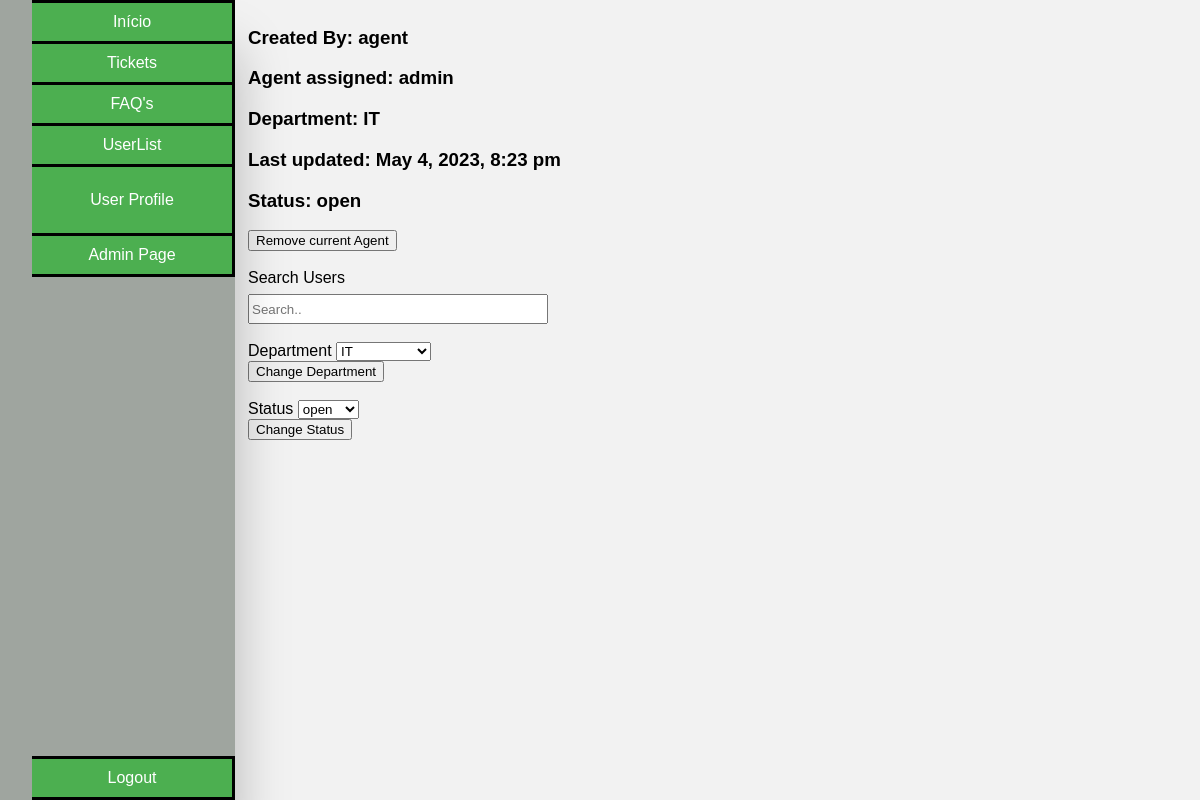
Before: /ticket_page.php?ticket_id=1 (signed in) with the older database file.
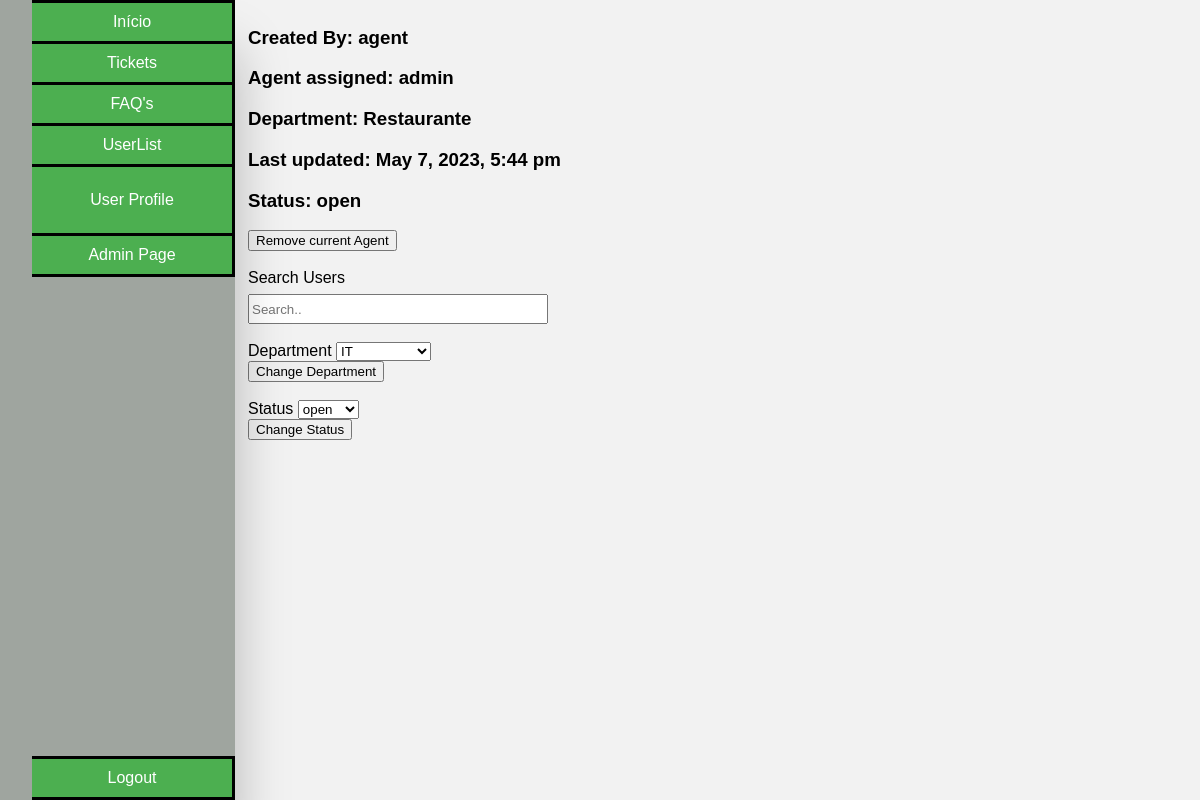
After: the same page with the newer database file.
### tables this page shows
CREATE TABLE department(
    id INTEGER PRIMARY KEY,
    name VARCHAR(50) NOT NULL
);

CREATE TABLE tickets(
    id INTEGER PRIMARY KEY,
    department_id INTEGER,
    client_id INTEGER,
    agent_id INTEGER,
    subject VARCHAR(200) NOT NULL,
    description TEXT NOT NULL,
    status VARCHAR(10) CHECK(status = 'open' or status = 'assigned' or status = 'closed') NOT NULL,
    priority VARCHAR(10) CHECK(priority = 'low' or priority = 'medium' or priority ='high') NOT NULL,
    created_at DATETIME NOT NULL,
    updated_at DATETIME,
    FOREIGN KEY (department_id) REFERENCES department(id),
    FOREIGN KEY (client_id) REFERENCES user(id),
    FOREIGN KEY (agent_id) REFERENCES user(id)
);

### functions.php (called while the page is built, shortened)
<?php
function searchUser($id){
    $db = getDatabaseConnection();
    $stmt = $db->prepare('SELECT * FROM user WHERE id = ?');
    $stmt->execute(array($id));
    return $stmt->fetch();
}
function searchDepartment($department_id){
    $db = getDatabaseConnection();
    $stmt = $db->prepare('SELECT * FROM department WHERE id = ?');
    $stmt->execute(array($department_id));
    $department = $stmt->fetch();
    return $department;
}
function getAllDepartments(){
    $db = getDatabaseConnection();
    $stmt = $db->prepare('SELECT * FROM department');
    $stmt->execute();
    $departments = $stmt->fetchAll();
    return $departments;
}
?>

### ticket_page.php (the view, shortened to what this page needs)
<?php
require_once('functions.php');
$db = getDatabaseConnection();
$user = searchUser($_SESSION["user_id"]);
$stmt = $db->prepare('SELECT * FROM tickets WHERE id = ?');
$stmt->execute(array($_GET["ticket_id"]));
$ticket_to_display = $stmt->fetch();
?>
<!DOCTYPE html>
<html lang="en-US">
<link rel="stylesheet" href="css/style_index.css">
   <head>
   </head>
   <body>
    <div class="container_master">
      <div class="container">
        <ul class="buttons">
            <li class="index"><a href="index.php">Início</a></li>
            <li class="tickets"><a href="tickets.php">Tickets</a></li>
            <li class="faqs"><a href="faqs.php">FAQ's</a></li>
            <li class="users"><a href="users.php">UserList</a></li>
            <li class="profile"><button onclick="sendDataUser('<?php echo $user['username'] ?>')">User Profile</button></li>
            <?php if($user["role"] == "admin"): ?>
            <li class="admin_page"><a href="admin_page.php">Admin Page</a></li>
            <?php endif; ?>
            <li class="logout"><a href="logout.php">Logout</a></li>
        </ul>
      </div>
      <div class="content">
        <div>
          <h3>Created By: <?php $search_user = searchUser($ticket_to_display["client_id"]); echo $search_user["name"]?></h3>
          <h3>Agent assigned: <?php $search_user = searchUser($ticket_to_display["agent_id"]); if($search_user != null){echo $search_user["name"];}else{echo "N/A";}?></h3>
          <h3>Department: <?php $department = searchDepartment($ticket_to_display["department_id"]);if($department != null){echo $department["name"];}else{echo "N/A";}?></h3>
          <h3>Last updated: <?php if($ticket_to_display["updated_at"] == null){echo $ticket_to_display["created_at"];}else{echo $ticket_to_display["updated_at"];} ?></h3>
          <h3>Status: <?php echo $ticket_to_display["status"]; ?></h3>
        </div>
        <?php if(($user["role"] != "client")):?>
        <?php if ($ticket_to_display["status"] != "closed"): ?>
            <div>
              <form method="POST">
                <input type="submit" value="Remove current Agent" name="updateAgent">
              </form>
            </div>
            <br>
            <div class="search_wrapper">
              <label for="search">Search Users</label><br>
              <input type="search" id="search_user_ticket" placeholder="Search.." style="width: 300px; height: 30px; margin-top: 7px;">
            </div>
            <br>
        <?php endif; ?>
        <form method="POST">
          <label for="department">Department</label>
            <?php
              $departments = getAllDepartments();
              echo "<select name='department' class='department'>";
              foreach($departments as $department){
                $d_name = $department['name'];
                $department_id = $department['id'];
                echo "<option value='$department_id'>$d_name</option>";
              }
              echo "</select>";
            ?>
            <br>
            <input type="submit" value="Change Department">
        </form>
        <br>
        <form method="POST">
          <label for="status">Status</label>
          <select name="status" class="status">
            <option value="open">open</option>
          </select>
          <br>
          <input type="submit" value="Change Status">
        </form>
        <?php endif;?>
      </div>
    </div>
   </body>
</html>

Changed rows visible on the page:
no longer on this page (row unchanged): department: name "IT"
now on this page (row unchanged): department: name "Restaurante"
changed tickets "open": updated_at "May 4, 2023, 8:23 pm" → "May 7, 2023, 5:44 pm"
